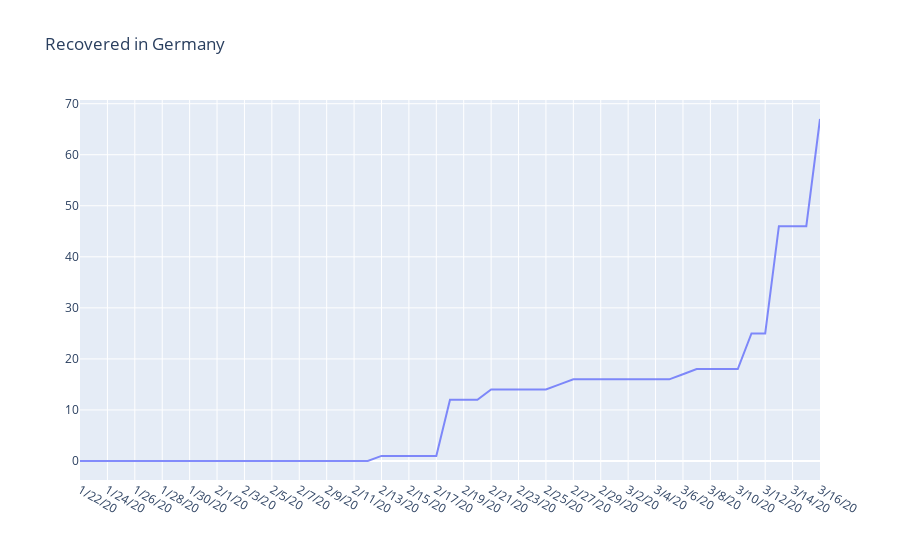

Notebook cell for this chart:
### Markdown cell above
### Germany

### Code cell
fig = go.Figure()
countries = ['Germany']
for country in countries:
    recov_country = transformed_covid_recov[transformed_covid_recov['Country/Region'] == country].sort_index()
    fig.add_trace(go.Scatter(
        x=recov_country.Date,
        y=recov_country.Value,
        name=country,
        opacity=0.8,))

# Layout update 
fig.update_layout(title_text="Recovered in Germany")

# Reversed xaxis
#fig['layout']['xaxis']['autorange'] = "reversed"

fig.show()
plot(fig, filename=PLOT_PATH + 'Recovered in Germany.html', auto_open=False)

### Figure 1 — Plotly figure (JSON) as saved in the notebook; plotly's stock layout.template omitted (floating-point values rounded to 4 significant figures)
{"data": [{"name": "Germany", "opacity": 0.8, "type": "scatter", "x": ["1/22/20", "1/23/20", "1/24/20", "1/25/20", "1/26/20", "1/27/20", "1/28/20", "1/29/20", "1/30/20", "1/31/20", "2/1/20", "2/2/20", "2/3/20", "2/4/20", "2/5/20", "2/6/20", "2/7/20", "2/8/20", "2/9/20", "2/10/20", "2/11/20", "2/12/20", "2/13/20", "2/14/20", "2/15/20", "2/16/20", "2/17/20", "2/18/20", "2/19/20", "2/20/20", "2/21/20", "2/22/20", "2/23/20", "2/24/20", "2/25/20", "2/26/20", "2/27/20", "2/28/20", "2/29/20", "3/1/20", "3/2/20", "3/3/20", "3/4/20", "3/5/20", "3/6/20", "3/7/20", "3/8/20", "3/9/20", "3/10/20", "3/11/20", "3/12/20", "3/13/20", "3/14/20", "3/15/20", "3/16/20"], "y": [0, 0, 0, 0, 0, 0, 0, 0, 0, 0, 0, 0, 0, 0, 0, 0, 0, 0, 0, 0, 0, 0, 1, 1, 1, 1, 1, 12, 12, 12, 14, 14, 14, 14, 14, 15, 16, 16, 16, 16, 16, 16, 16, 16, 17, 18, 18, 18, 18, 25, 25, 46, 46, 46, 67]}], "layout": {"title": {"text": "Recovered in Germany"}}}
